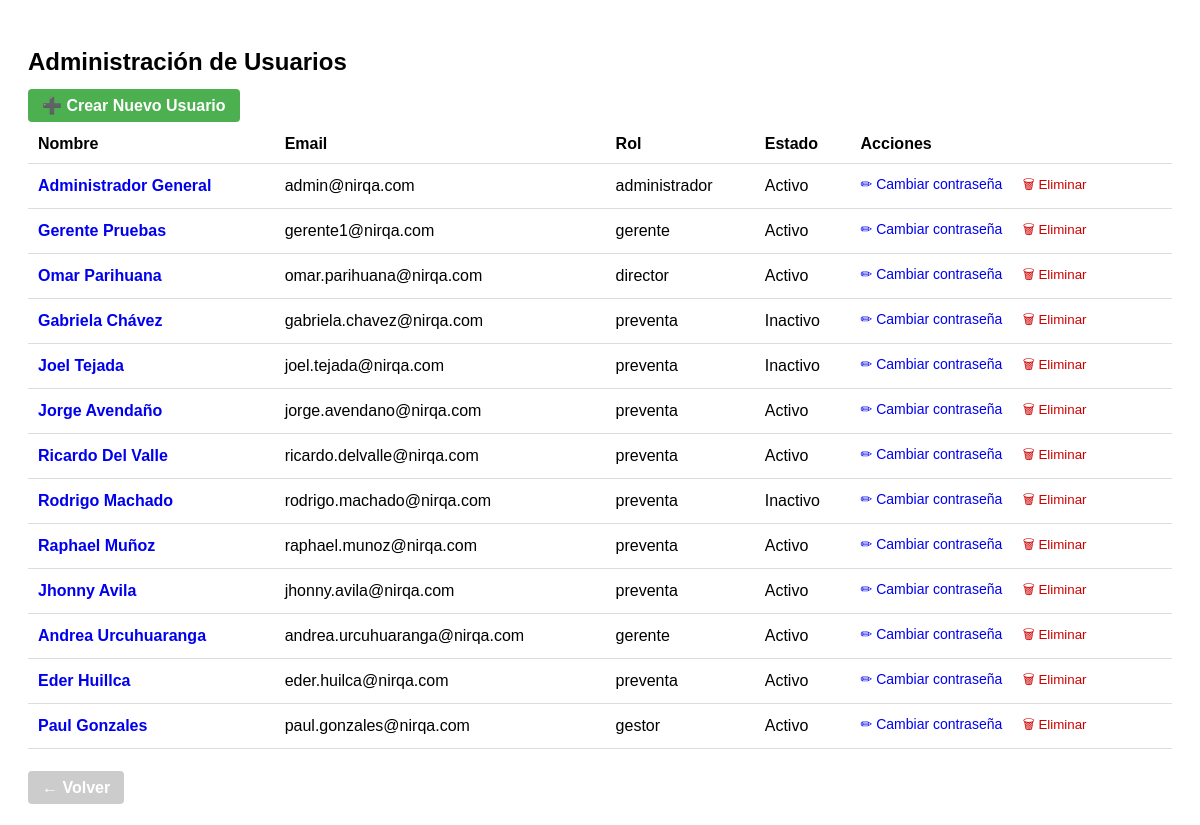
The page /admin/usuarios (signed in) on the database its author committed.
### tables this page shows
CREATE TABLE usuarios (
            id INTEGER PRIMARY KEY AUTOINCREMENT,
            nombre TEXT NOT NULL,
            email TEXT NOT NULL UNIQUE,
            password TEXT NOT NULL,
            rol TEXT NOT NULL CHECK (
                rol IN ('administrador', 'gerente', 'director', 'account_manager', 'preventa', 'gestor')
            ),
            activo INTEGER NOT NULL DEFAULT 1
        , ultima_actualizacion_password TEXT, password_anterior TEXT);

### app.py (the view)
@app.route("/admin/usuarios")
def admin_usuarios():
    if "usuario_id" not in session or session.get("rol") != "administrador":
        flash("Acceso denegado", "error")
        return redirect(url_for("index"))
    conn = get_db_connection()
    cursor = conn.cursor()
    cursor.execute("SELECT id, nombre, email, rol, activo FROM usuarios")
    usuarios = cursor.fetchall()
    conn.close()
    return render_template("admin_usuarios.html", usuarios=usuarios)

### app.py (called while the page is built)
@app.before_request
def verificar_acceso():
    rutas_publicas = ["/login", "/static", "/favicon.ico"]
    if not session.get("usuario_id"):
        if not any(request.path.startswith(r) for r in rutas_publicas):
            return redirect(url_for('login'))

### utils/db_connection.py (called while the page is built)
def get_db_connection():
    base_dir = os.path.dirname(os.path.abspath(__file__))
    db_path = os.path.join(base_dir, '..', 'database', 'crm_database.db')
    conn = sqlite3.connect(db_path)
    conn.row_factory = sqlite3.Row  # ✅ Esto permite acceder a las columnas por nombre
    conn.execute("PRAGMA foreign_keys = ON")  # ✅ Activar claves foráneas
    return conn

### templates/admin_usuarios.html (shortened to what this page needs)
<!DOCTYPE html>
<html lang="es">
<head>
</head>
<body>
    <h2>Administración de Usuarios</h2>
    <a href="{{ url_for('crear_usuario') }}" class="button">➕ Crear Nuevo Usuario</a>
    <table>
        <thead>
            <tr>
                <th>Nombre</th>
                <th>Email</th>
                <th>Rol</th>
                <th>Estado</th>
                <th>Acciones</th>
            </tr>
        </thead>
        <tbody>
            {% for usuario in usuarios %}
            <tr>
                <td>
                  <a href="{{ url_for('editar_usuario', id=usuario.id) }}" style="text-decoration:none; font-weight:bold;">
                    {{ usuario.nombre }}
                  </a>
                </td>
                <td>{{ usuario.email }}</td>
                <td>{{ usuario.rol }}</td>
                <td>{{ "Activo" if usuario.activo else "Inactivo" }}</td>
                <td class="acciones">
                    <a href="{{ url_for('cambiar_password', id=usuario.id) }}">✏ Cambiar contraseña</a>
                    <form method="POST" action="{{ url_for('eliminar_usuario', id=usuario.id) }}" style="display:inline;" onsubmit="return confirm('¿Seguro que deseas eliminar este usuario?');">
                        <button type="submit" style="background:none; border:none; color:#c00; cursor:pointer;">🗑 Eliminar</button>
                    </form>
                </td>
            </tr>
            {% endfor %}
        </tbody>
    </table>
    <div style="margin-top: 30px;">
        <a href="{{ url_for('index') }}" class="button button-secondary" style="text-decoration: none;">
            ← Volver
        </a>
    </div>
</body>
</html>

### templates/admin_usuarios.html (style rules this page uses)
body { font-family: Arial, sans-serif; padding: 20px; }
h2 { margin-bottom: 20px; }
table { width: 100%; border-collapse: collapse; margin-top: 10px; }
th, td { padding: 10px; text-align: left; border-bottom: 1px solid #ddd; }
.acciones a { margin-right: 10px; text-decoration: none; font-size: 14px; }
.button { background-color: #4CAF50; color: white; padding: 8px 14px; border: none; border-radius: 4px; text-decoration: none; font-weight: bold; cursor: pointer; margin-bottom: 20px; }
.button-secondary { background-color: #CCC; color: white; }

### rows shown on the page
usuarios: nombre "Administrador General", email "admin@nirqa.com", rol "administrador", activo "Activo"
usuarios: nombre "Gerente Pruebas", email "gerente1@nirqa.com", rol "gerente", activo "Activo"
usuarios: nombre "Omar Parihuana", email "omar.parihuana@nirqa.com", rol "director", activo "Activo"
usuarios: nombre "Gabriela Chávez", email "gabriela.chavez@nirqa.com", rol "preventa", activo "Inactivo"
usuarios: nombre "Joel Tejada", email "joel.tejada@nirqa.com", rol "preventa", activo "Inactivo"
usuarios: nombre "Jorge Avendaño", email "jorge.avendano@nirqa.com", rol "preventa", activo "Activo"
usuarios: nombre "Ricardo Del Valle", email "ricardo.delvalle@nirqa.com", rol "preventa", activo "Activo"
usuarios: nombre "Rodrigo Machado", email "rodrigo.machado@nirqa.com", rol "preventa", activo "Inactivo"
usuarios: nombre "Raphael Muñoz", email "raphael.munoz@nirqa.com", rol "preventa", activo "Activo"
usuarios: nombre "Jhonny Avila", email "jhonny.avila@nirqa.com", rol "preventa", activo "Activo"
usuarios: nombre "Andrea Urcuhuaranga", email "andrea.urcuhuaranga@nirqa.com", rol "gerente", activo "Activo"
usuarios: nombre "Eder Huillca", email "eder.huilca@nirqa.com", rol "preventa", activo "Activo"
usuarios: nombre "Paul Gonzales", email "paul.gonzales@nirqa.com", rol "gestor", activo "Activo"
